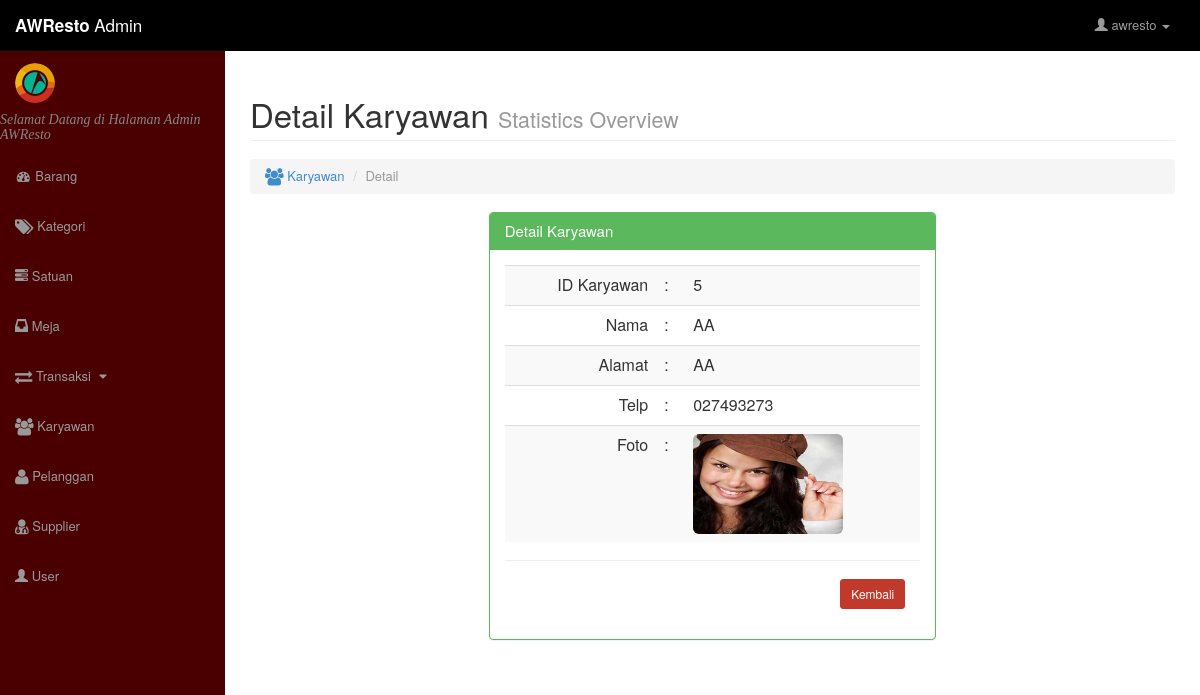
Screenshot of /admin/karyawan/karyawan_detail.php?id=5 (signed in) with the database file from the repository.
### tables this page shows
CREATE TABLE IF NOT EXISTS `karyawan` (
  `id_karyawan` int(100) NOT NULL AUTO_INCREMENT,
  `nama_karyawan` varchar(100) NOT NULL,
  `foto_karyawan` text NOT NULL,
  `alamat` varchar(100) NOT NULL,
  `telepon` varchar(100) NOT NULL,
  PRIMARY KEY (`id_karyawan`)
);

### admin/karyawan/karyawan_detail.php (the view, shortened to what this page needs)
<?php
    if(isset($_SESSION['user']) == 0){
?>
<script>alert('Silahkan Melakukan Login dahulu !!');document.location.href="../index.php"</script>
<?php } else { ?>
<html lang="en">
    <head>
        <?php include "../include/style.php" ?>
    </head>
    <body>
        <div id="wrapper">
            <?php include "../include/navbar.php" ?>
            <div id="page-wrapper">
                <div class="container-fluid">
                    <div class="row">
                        <div class="col-lg-12">
                            <h1 class="page-header">
                                Detail Karyawan
                                <small>Statistics Overview</small>
                            </h1>
                            <ol class="breadcrumb">
                                <li>
                                    <a href="index.php">
                                        <i class="fa fa-group fa-lg"></i>
                                        Karyawan
                                    </a>
                                </li>
                                <li class="active">Detail</li>
                            </ol>
                        </div>
                    </div>
                    <div class="row">
                        <div class="col-lg-3"></div>
                        <div class="col-lg-6">
                            <div class="panel panel-green">
                                <div class="panel-heading">
                                    <h3 class="panel-title">Detail Karyawan</h3>
                                </div>
                                <div class="panel-body">
                                    <?php
                                        $id_karyawan = $_GET['id'];
                                        $dt = mysql_fetch_array(mysql_query("SELECT * FROM karyawan WHERE id_karyawan = '$id_karyawan'"));
                                    ?>
                                    <div class="table-responsive">
                                        <table class="table table-hover table-striped">
                                            <tbody>
                                                <tr>
                                                    <td align="right">ID Karyawan</td>
                                                    <td>:</td>
                                                    <td><?php echo"$dt[id_karyawan]" ?></td>
                                                </tr>
                                                <tr>
                                                    <td align="right">Nama</td>
                                                    <td>:</td>
                                                    <td><?php echo"$dt[nama_karyawan]" ?></td>
                                                </tr>
                                                <tr>
                                                    <td align="right">Alamat</td>
                                                    <td>:</td>
                                                    <td><?php echo"$dt[alamat]" ?></td>
                                                </tr>
                                                <tr>
                                                    <td align="right">Telp</td>
                                                    <td>:</td>
                                                    <td><?php echo"$dt[telepon]" ?></td>
                                                </tr>
                                                <tr>
                                                    <td align="right">Foto</td>
                                                    <td>:</td>
                                                    <td>
                                                        <?php echo"
                                                            <img src='$dt[foto_karyawan]' class='img-rounded zoom' style='width:150px;height:100px;'>"
                                                        ?>
                                                    </td>
                                                </tr>
                                            </tbody>
                                        </table>
                                        <hr>
                                        <div class="form-group">
                                            <div style="text-align:right;padding-right: 15px;">
                                                <a href="index.php">
                                                    <button type="button" class="btn btn-danger btn-sm"
                                                            style="background-color:#C0392B;border-color:#C0392B;">
                                                        Kembali
                                                    </button>
                                                </a>
                                            </div>
                                        </div>
                                    </div>
                                </div>
                            </div>
                        </div>
                        <div class="col-lg-3"></div>
                    </div>
                </div>
            </div>
        </div>
    </body>
</html>
<?php } ?>

### assets/css/admin/sb-admin.css (style rules this page uses)
body { margin-top: 88px; }
@media (min-width:768px) { body { margin-top: 50px; } }
#wrapper { padding-left: 0; }
#page-wrapper { width: 100%; padding: 0; background-color: #fff; }
@media (min-width:768px) { #wrapper { padding-left: 225px; } }
@media (min-width:768px) { #page-wrapper { padding: 10px; } }
.panel-green { border-color: #5cb85c; }
.panel-green > .panel-heading { border-color: #5cb85c; color: #fff; background-color: #5cb85c; }

### rows the page displays
karyawan: id_karyawan "5", nama_karyawan "AA", alamat "AA", telepon "027493273", foto_karyawan (picture)

### other values shown
$_SESSION['user'] "awresto"
